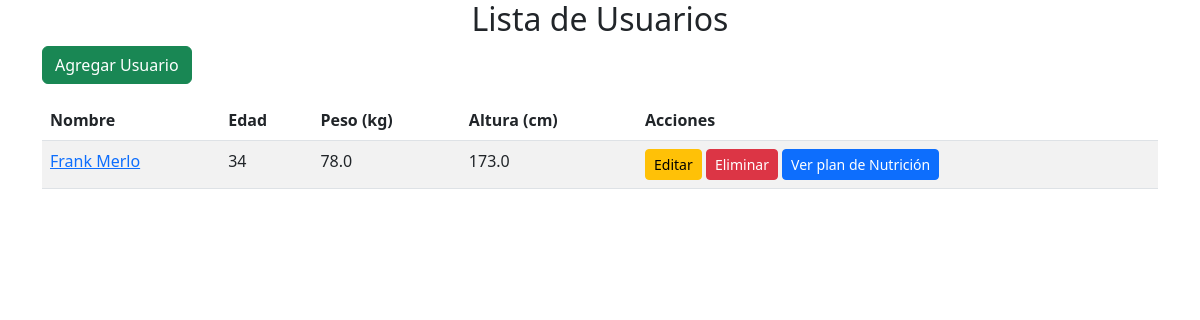
The page / on the database its author committed.
### gestor/models.py (models this page shows, shortened)
class Usuario(models.Model):
    SEXO_OPCIONES = [
        ('M', 'Masculino'),
        ('F', 'Femenino'),
    ]
    ACTIVIDAD_OPCIONES = [
        (1.2, 'Sedentario'),
        (1.375, 'Ligero'),
        (1.55, 'Moderado'),
        (1.725, 'Activo'),
        (1.9, 'Muy activo'),
    ]
    OBJETIVO_ENTRENAMIENTO_OPCIONES = [
        ('Aumentar masa muscular', 'Aumentar masa muscular'),
        ('Mantener peso', 'Mantener peso'),
        ('Reducir porcentaje de grasa', 'Reducir porcentaje de grasa'),
    ]
    OBJETIVO_PESO_OPCIONES = [
        (1.1, '0.5 kg/semana'),
        (1.15, '3 kg/semana'),
        (1.2, '5 kg/semana'),
    ]
    nombre = models.CharField(max_length=90, blank=False, null=False)
    edad = models.IntegerField(default=18)
    peso = models.FloatField(default=50)  # en kilogramos
    altura = models.FloatField(default=150)  # en centímetros
    sexo = models.CharField(max_length=1, choices=SEXO_OPCIONES)
    nivel_actividad = models.FloatField(choices=ACTIVIDAD_OPCIONES, default=1.2)
    cuello = models.FloatField(default=30)  # en centímetros
    cintura = models.FloatField(default=60)  # en centímetros
    caderas = models.FloatField(default=90)  # en centímetros (solo para mujeres)
    objetivo_entrenamiento = models.CharField(max_length=30, choices=OBJETIVO_ENTRENAMIENTO_OPCIONES, default='Mantener peso')
    objetivo_peso = models.FloatField(choices=OBJETIVO_PESO_OPCIONES, null=True, blank=True)  # Solo para 'Aumentar masa muscular'
    macros_proteina = models.FloatField(default=21)
    macros_carbohidratos = models.FloatField(default=50)
    macros_grasas = models.FloatField(default=29)

### gestor/views.py (the view)
# urls.py: path('', views.lista_usuarios, name='lista_usuarios'),
def lista_usuarios(request):
    usuarios = Usuario.objects.all()
    return render(request, 'gestor/lista_usuarios.html', {'usuarios': usuarios})

### templates/gestor/lista_usuarios.html (shortened to what this page needs)
{% extends 'gestor/base.html' %}
{% block content %}
<h2 class="text-center">Lista de Usuarios</h2>
<a href="{% url 'agregar_usuario' %}" class="btn btn-success mb-3">Agregar Usuario</a>
<table class="table table-striped">
    <thead>
        <tr>
            <th>Nombre</th>
            <th>Edad</th>
            <th>Peso (kg)</th>
            <th>Altura (cm)</th>
            <th>Acciones</th>
        </tr>
    </thead>
    <tbody>
        {% for usuario in usuarios %}
        <tr>
            <td><a href="{% url 'detalle_usuario' usuario.id %}">{{ usuario.nombre }}</a></td>
            <td>{{ usuario.edad }}</td>
            <td>{{ usuario.peso }}</td>
            <td>{{ usuario.altura }}</td>
            <td>
                <a href="{% url 'editar_usuario' usuario.id %}" class="btn btn-warning btn-sm">Editar</a>
                <a href="{% url 'eliminar_usuario' usuario.id %}" class="btn btn-danger btn-sm">Eliminar</a>
                <a href="{% url 'vista_nutricion' usuario.id %}" class="btn btn-primary btn-sm">Ver plan de Nutrición</a>
            </td>
        </tr>
        {% endfor %}
    </tbody>
</table>
{% endblock %}

### rows shown on the page
Usuario: nombre "Frank Merlo", edad "34", peso "78.0", altura "173.0"
